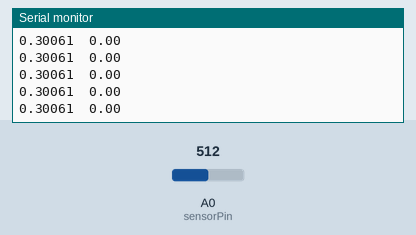
This sketch was run on a simulated Arduino Uno, built with avr-gcc and run on an emulated ATmega328P. On the bench: the last lines printed to the serial monitor. Inputs (shaded band) come from the test bench; at power-on: A0 (sensorPin) = 512.

Above: at 1.2 s.
1.3 s: A0 (sensorPin) set to 0
At 1.8 s:
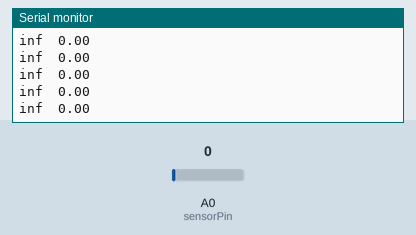
3.2 s: A0 (sensorPin) set to 20
At 3.8 s:
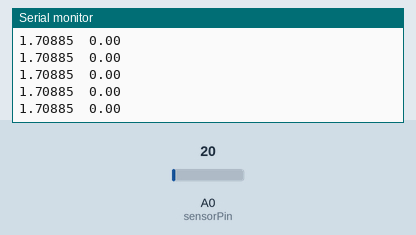

The sketch:

heart.ino.ino
```cpp
#include <FreqMeasure.h>

const int sensorPin = A0;
int sensorVal;
float frequency;
float BMP;

void setup()
{
  Serial.begin(115200);
   FreqMeasure.begin();

}
double sum=0;
int count=0;

void loop()
{
  //creates a timer variable to keep track of time
  unsigned long timer = millis();

  if (FreqMeasure.available()) {
    sum = sum + FreqMeasure.read();
    count = count + 1;
     if (count >= 10) {
      frequency = FreqMeasure.countToFrequency(sum / count);
      BMP = (frequency*60);
      sum = 0;
      count = 0;
     }
   }

  sensorVal = analogRead(sensorPin);

  double voltage = convertToVoltage(sensorVal);

  double absorbance = calculateAbsorbance(voltage);

  displayPulseInLabVIEW(absorbance, BMP);

  //small delay to change our sampling rate
  //and stabilize our signal
  delay(25);
}

void displayPulseInLabVIEW(double absorbance, float BMP)
{
  Serial.print(absorbance,5);
  Serial.print("\t");
  Serial.print(BMP,2);
  Serial.println();
}

double convertToVoltage(double ADC_Val)
{
  double volt = 0;

  volt = 5*(ADC_Val/1023);

  return volt;
}

double calculateAbsorbance(double volt)
{
  double absorbance = 0;

  absorbance = log10(5/volt);

  return absorbance;
}
```

Measured:
- after the input at 1.3 s, the serial monitor: prints a new line at once (image 1)
- after the input at 3.2 s, the serial monitor: prints a new line at once (image 2)
